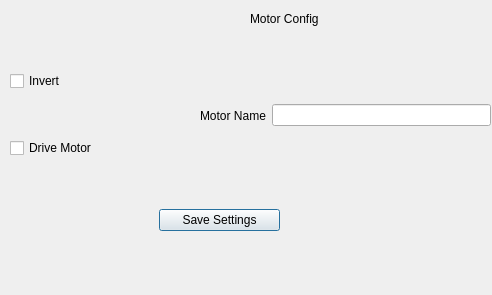
<?xml version="1.0" encoding="UTF-8"?>
<ui version="4.0">
 <class>Dialog</class>
 <widget class="QDialog" name="Dialog">
  <property name="geometry">
   <rect>
    <x>0</x>
    <y>0</y>
    <width>492</width>
    <height>295</height>
   </rect>
  </property>
  <property name="windowTitle">
   <string>Dialog</string>
  </property>
  <widget class="QWidget" name="verticalLayoutWidget">
   <property name="geometry">
    <rect>
     <x>10</x>
     <y>30</y>
     <width>181</width>
     <height>171</height>
    </rect>
   </property>
   <layout class="QVBoxLayout" name="verticalLayout_3">
    <item>
     <widget class="QCheckBox" name="invertMotBol_2">
      <property name="text">
       <string>Invert</string>
      </property>
     </widget>
    </item>
    <item>
     <widget class="QCheckBox" name="driveMotBol_2">
      <property name="text">
       <string>Drive Motor</string>
      </property>
     </widget>
    </item>
   </layout>
  </widget>
  <widget class="QWidget" name="verticalLayoutWidget_2">
   <property name="geometry">
    <rect>
     <x>159</x>
     <y>200</y>
     <width>121</width>
     <height>41</height>
    </rect>
   </property>
   <layout class="QVBoxLayout" name="verticalLayout_4">
    <item>
     <widget class="QPushButton" name="saveSetBtn_2">
      <property name="text">
       <string>Save Settings</string>
      </property>
     </widget>
    </item>
   </layout>
  </widget>
  <widget class="QWidget" name="horizontalLayoutWidget">
   <property name="geometry">
    <rect>
     <x>200</x>
     <y>30</y>
     <width>291</width>
     <height>171</height>
    </rect>
   </property>
   <layout class="QHBoxLayout" name="horizontalLayout_2">
    <item>
     <widget class="QLabel" name="MotorNamLbl_2">
      <property name="text">
       <string>Motor Name</string>
      </property>
     </widget>
    </item>
    <item>
     <widget class="QLineEdit" name="motorNamEdit_2"/>
    </item>
   </layout>
  </widget>
  <widget class="QLabel" name="label">
   <property name="geometry">
    <rect>
     <x>250</x>
     <y>10</y>
     <width>281</width>
     <height>17</height>
    </rect>
   </property>
   <property name="text">
    <string>Motor Config</string>
   </property>
  </widget>
 </widget>
 <resources/>
 <connections/>
</ui>
